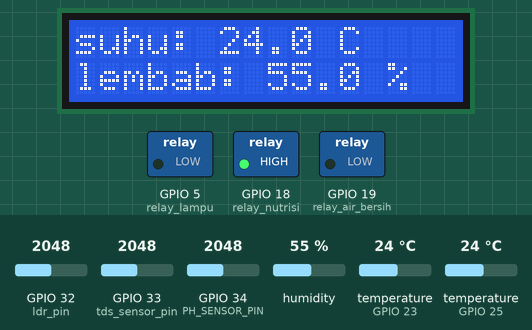
Bench run of a program on a simulated ESP32. Shown: 16×2 character LCD, switched loads named in the program (green lamp = pin HIGH). Inputs (shaded band) come from the test bench; at power-on: GPIO 32 (ldr_pin) = 2048, GPIO 33 (tds_sensor_pin) = 2048, GPIO 34 (PH_SENSOR_PIN) = 2048, humidity 55 %, temperature (sensors on GPIO 23, GPIO 25) 24 °C. WiFi joins after 1.5 s; servers stay silent unless stated; no MQTT or app messages arrive unless stated; what the program prints to the serial monitor is not drawn.

Above: at 7.9 s.
8.0 s: GPIO 32 (ldr_pin) set to 1547
13.1 s: GPIO 32 (ldr_pin) set to 1431
At 14.9 s:
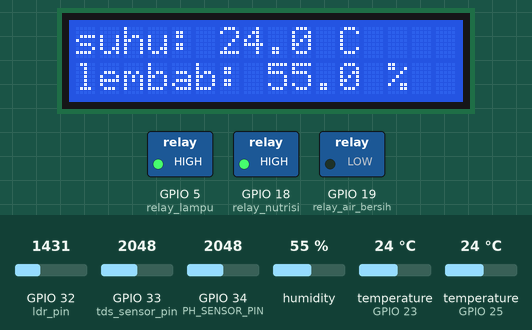
15.2 s: GPIO 33 (tds_sensor_pin) set to 2156
19.4 s: GPIO 33 (tds_sensor_pin) set to 2268
At 20.7 s:
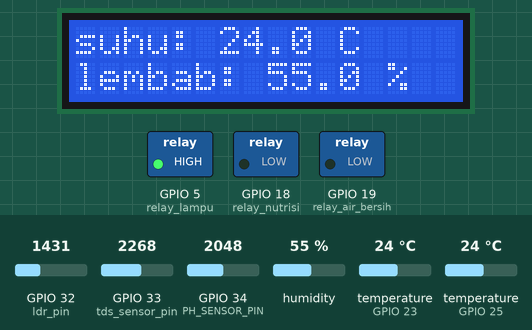
21.6 s: GPIO 33 (tds_sensor_pin) set to 3060
25.8 s: GPIO 33 (tds_sensor_pin) set to 3172
At 27.8 s:
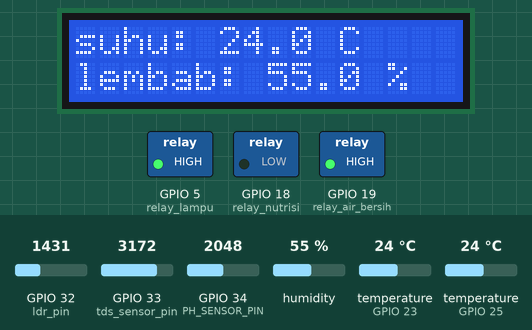
Timing chart, 0 to 29.0 s (numbered marks = the images above; inputs shaded):
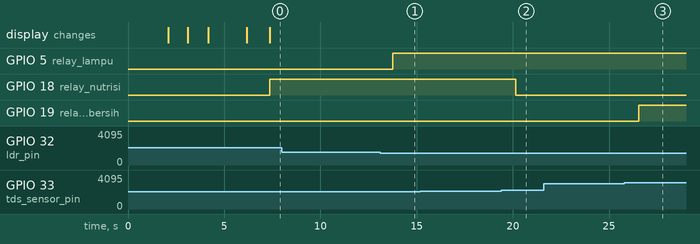

The program:

main.cpp
```cpp
#include <Arduino.h>
#include <EEPROM.h>
#include "DHT.h"
#include <Wire.h>
#include <LiquidCrystal_I2C.h>
#include <WiFi.h>
#include <PubSubClient.h>
#include <OneWire.h>
#include <DallasTemperature.h>

// === PIN & KONSTANTA ===
#define tds_sensor_pin     33
#define dht_pin            23
#define dht_type           DHT22
#define ldr_pin            32
#define PH_SENSOR_PIN      34
#define ONE_WIRE_BUS       25

#define relay_lampu        5
#define relay_air_bersih   19
#define relay_nutrisi      18

// === OBJEK ===
DHT dht(dht_pin, dht_type);
LiquidCrystal_I2C lcd(0x27, 16, 2);

OneWire oneWire(ONE_WIRE_BUS);
DallasTemperature ds18b20(&oneWire);

WiFiClient espClient;
PubSubClient client(espClient);

// === TDS ===
float tds_value = 0;
const float VREF = 3.3;
const float EC_CALIBRATION = 1.0;
const float OFFSET = 0.14;

// === pH Sensor ===
float calibration_value = 21.34 - 1;
//float calibration_value = 21.24 - 1;
unsigned long int avgval;
int buffer_arr[10], temp;
float ph_act;

// === WiFi & MQTT ===
const char* ssid = "IBUBAPATAHU";
const char* password = "antisipasi";
const char* mqttServer = "broker.emqx.io";
const int mqttPort = 1883;
const char* topic = "/sdh-auto-hydroponic";

void reconnect() {
  while (!client.connected()) {
    Serial.print("Attempting MQTT connection...");
    if (client.connect("ESP32HydroponicClient")) {
      Serial.println("connected");
    } else {
      Serial.print("failed, rc=");
      Serial.print(client.state());
      Serial.println(" try again in 5 seconds");
      delay(5000);
    }
  }
}

void setup() {
  Serial.begin(115200);
  delay(2000);

  dht.begin();
  ds18b20.begin();
  lcd.init();
  lcd.backlight();
  lcd.clear();

  pinMode(relay_air_bersih, OUTPUT);
  pinMode(relay_nutrisi, OUTPUT);
  pinMode(relay_lampu, OUTPUT);
  pinMode(ldr_pin, INPUT);

  digitalWrite(relay_air_bersih, LOW);
  digitalWrite(relay_nutrisi, LOW);
  digitalWrite(relay_lampu, LOW);

  WiFi.begin(ssid, password);
  while (WiFi.status() != WL_CONNECTED) {
    delay(1000);
    Serial.println("Connecting to WiFi...");
    lcd.setCursor(0, 0);
    lcd.print("Connecting WiFi ");
    lcd.setCursor(0, 1);
    lcd.print("Please wait...  ");
  }
  Serial.println("Connected to WiFi");
  lcd.setCursor(0, 0);
  lcd.print("WiFi Connected  ");
  lcd.setCursor(0, 1);
  lcd.print("IP: ");
  lcd.print(WiFi.localIP());
  delay(2000);
  lcd.clear();

  client.setServer(mqttServer, mqttPort);
  Serial.println("pH Sensor Ready");
}

void loop() {
  if (!client.connected()) reconnect();
  client.loop();

  float suhu = dht.readTemperature();
  float kelembaban = dht.readHumidity();

  ds18b20.requestTemperatures();
  float suhu_air = ds18b20.getTempCByIndex(0);  // DS18B20

  // Baca pH sensor
  for (int i = 0; i < 10; i++) {
    buffer_arr[i] = analogRead(PH_SENSOR_PIN);
    delay(30);
  }

  for (int i = 0; i < 9; i++) {
    for (int j = i + 1; j < 10; j++) {
      if (buffer_arr[i] > buffer_arr[j]) {
        temp = buffer_arr[i];
        buffer_arr[i] = buffer_arr[j];
        buffer_arr[j] = temp;
      }
    }
  }

  avgval = 0;
  for (int i = 2; i < 8; i++) avgval += buffer_arr[i];
  float volt = (float)avgval * 3.3 / 4095.0 / 6;
  ph_act = -5.70 * volt + calibration_value;

  // Baca TDS dan cahaya
  int analogValue = analogRead(tds_sensor_pin);
  float voltage = analogValue * VREF / 4095.0;
  float ec = (voltage * EC_CALIBRATION) - OFFSET;
  if (ec < 0) ec = 0;
  tds_value = (133.42 * pow(ec, 3) - 255.86 * pow(ec, 2) + 857.39 * ec) * 0.5;
  int cahaya = analogRead(ldr_pin);

  // Tampilkan ke LCD
  if (isnan(suhu) || isnan(kelembaban)) {
    lcd.setCursor(0, 0);
    lcd.print("Sensor DHT error ");
    lcd.setCursor(0, 1);
    lcd.print("                ");
  } else {
    lcd.setCursor(0, 0);
    lcd.print("suhu: ");
    lcd.print(suhu, 1);
    lcd.print(" C   ");
    lcd.setCursor(0, 1);
    lcd.print("lembab: ");
    lcd.print(kelembaban, 1);
    lcd.print(" %   ");
  }

  // Serial Monitor
  Serial.printf("suhu: %.1f °C, kelembaban: %.1f %%\n", suhu, kelembaban);
  Serial.printf("suhu air (ds18b20): %.2f °C\n", suhu_air);
  Serial.printf("pH Value: %.2f\n", ph_act);
  Serial.printf("TDS: %.0f ppm\n", tds_value);
  Serial.printf("Cahaya (LDR): %d\n", cahaya);
  Serial.println("-------------------------");

  // JSON Payload
  String payload = String("{\"temperature\":") + suhu +
                   String(", \"humidity\":") + kelembaban +
                   String(", \"tds\":") + tds_value +
                   String(", \"light\":") + cahaya +
                   String(", \"ph\":") + ph_act +
                   String(", \"water_temp\":") + suhu_air +
                   String(", \"relay_air_bersih\":") + (digitalRead(relay_air_bersih) ? "true" : "false") +
                   String(", \"relay_nutrisi\":") + (digitalRead(relay_nutrisi) ? "true" : "false") +
                   String(", \"relay_lampu\":") + (digitalRead(relay_lampu) ? "true" : "false") + "}";

  if (client.connected()) {
    client.publish(topic, payload.c_str());
    Serial.println("Data sent to MQTT: " + payload);
  }

  // Relay Logic
  if (tds_value > 1200) {
    digitalWrite(relay_air_bersih, HIGH);
    Serial.println("pompa air bersih: nyala (tds > 1200)");
  } else {
    digitalWrite(relay_air_bersih, LOW);
    Serial.println("pompa air bersih: mati");
  }

  if (tds_value < 650) {
    digitalWrite(relay_nutrisi, HIGH);
    Serial.println("pompa nutrisi: nyala (tds < 650)");
  } else {
    digitalWrite(relay_nutrisi, LOW);
    Serial.println("pompa nutrisi: mati");
  }

  if (cahaya < 1500) {
    digitalWrite(relay_lampu, HIGH);
    Serial.println("lampu: nyala (cahaya rendah)");
  } else {
    digitalWrite(relay_lampu, LOW);
    Serial.println("lampu: mati (cukup terang)");
  }

  delay(1000);  // Sampling 1 detik
}
```

Measured:
- the behaviour switches between 1500 and 1499 on GPIO 32 (ldr_pin) (found by bisection; images 0 and 1)
- the behaviour switches between 2201 and 2202 on GPIO 33 (tds_sensor_pin) (found by bisection; images 1 and 2)
- the behaviour switches between 3133 and 3134 on GPIO 33 (tds_sensor_pin) (found by bisection; images 2 and 3)
- after the input at 8.0 s, every drawn part: stays the same
- after the input at 13.1 s, GPIO 5 (relay_lampu): LOW → HIGH after 0.65 s
- after the input at 15.2 s, every drawn part: stays the same
- after the input at 19.4 s, GPIO 18 (relay_nutrisi): HIGH → LOW after 0.75 s
- after the input at 21.6 s, every drawn part: stays the same
- after the input at 25.8 s, GPIO 19 (relay_air_bersih): LOW → HIGH after 0.74 s
